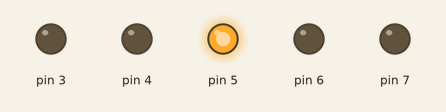
Bench run of a sketch on a simulated Arduino Uno, built with avr-gcc and run on an emulated ATmega328P. On the bench: output pins drawn as LEDs (lit = HIGH). Random numbers use the default seed unless the sketch sets one.

Above: at 0.07 s.
At 5.17 s:
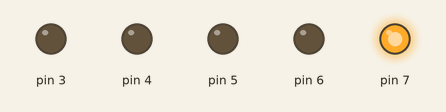
At 10.27 s:
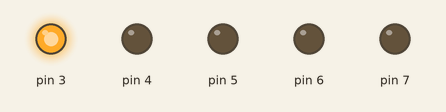
At 20.18 s:
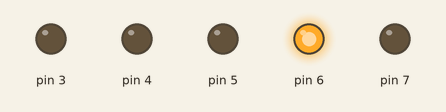
At 30.08 s:
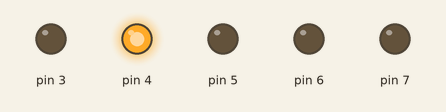
At 39.84 s:
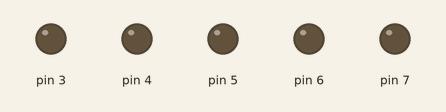
Timing chart, 0 to 40.0 s (numbered marks = the images above):
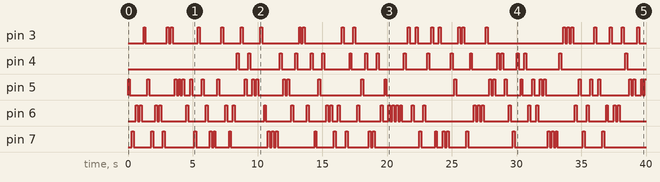

Measured:
- by itself, pin 3: LOW → HIGH at 1.2 s, → LOW 0.15 s later, → HIGH 1.7 s later, → LOW 0.15 s later, … (50 changes in this stretch)
- by itself, pin 4: LOW → HIGH at 8.4 s, → LOW 0.15 s later, → HIGH 0.75 s later, → LOW 0.15 s later, … (38 changes in this stretch)
- by itself, pin 5: LOW → HIGH at 0.00 s, → LOW 0.15 s later, → HIGH 1.4 s later, → LOW 0.15 s later, … (61 changes in this stretch)
- by itself, pin 6: LOW → HIGH at 0.60 s, → LOW 0.15 s later, → HIGH 0.15 s later, → LOW 0.15 s later, … (66 changes in this stretch)
- by itself, pin 7: LOW → HIGH at 0.30 s, → LOW 0.15 s later, → HIGH 1.4 s later, → LOW 0.15 s later, … (52 changes in this stretch)

The sketch:

random.ino
```cpp
int led2=3, led3=4, led4=5, led5=6, led6=7;

void setup() {
  for(int pin=3; pin <= led6; pin++){
    pinMode(pin, OUTPUT);
    }
}

void loop() {
  int rnd=random (3,8);
  digitalWrite(rnd, HIGH);
  delay(150);
  digitalWrite(rnd, LOW);
  delay(150);
}

/*
 Integrantes:
 -Gabriela Garcia Estrella
 -Reyes Jiménez Raúl
 -Ivan Nieto Lozada
  */
```
